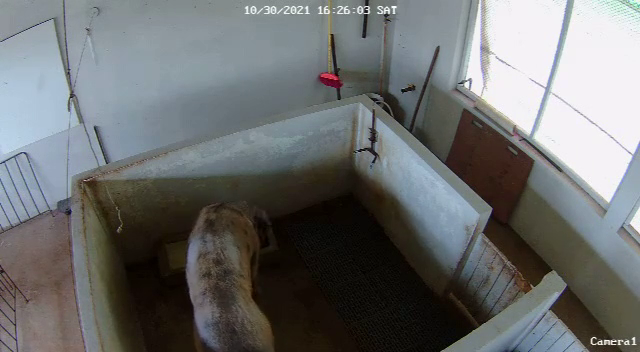
#> input picture frame 67 of bebeu-short.mp4, 640 x 352 px
$ python observar_bebedouro.py
#> lines starting #> are read from the running program, lines starting #| are printed output that depends on the picture; after the words box and inside, x2 and y2 are one past the last pixel; in counts of white or black regions, pixels touching at a corner belong together
import cv2 as cv
import numpy as np

FPS = 20

cap = cv.VideoCapture('./bebeu-short.mp4')
ret, initial_frame = cap.read()
#> initial_frame is the input picture: shape (352, 640, 3); mean B, G, R 110.9, 110.9, 108.9

background = cv.imread('./background.jpg')
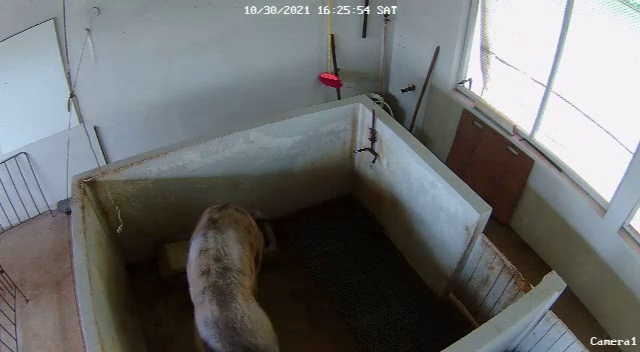
#> input picture background.jpg, 640 x 352 px
#> background is the input picture: shape (352, 640, 3); mean B, G, R 110.9, 110.9, 109
roi = background[145:180, 347:380]
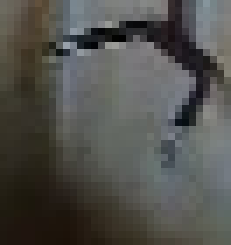
#> roi: shape (35, 33, 3) (shown 7 times larger); mean B, G, R 76.8, 80.8, 81.1
cv.imshow('teste', roi)
cont_frames = 0
cont_segundos = 0

# controle de visita
visita_iniciada = False
cont_visita = 0


while True:
    ret, frame = cap.read()

    if ret is True:
        cropped_frame = frame[145:180, 347:380]
        cont_frames += 1
        if cont_frames == FPS:
            cont_segundos += 1
            cont_frames = 0

        diff = cv.absdiff(cropped_frame, roi)
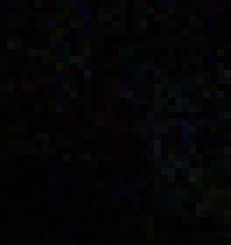
#> diff: shape (35, 33, 3) (shown 7 times larger); mean B, G, R 5, 3.9, 3.8
        gray = cv.cvtColor(diff, cv.COLOR_BGR2GRAY)
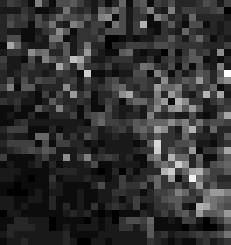
#> gray: shape (35, 33) (shown 7 times larger); min 0, max 20, mean 3.99; drawn with min black and max white
        blur = cv.GaussianBlur(gray, (7, 7), 0)
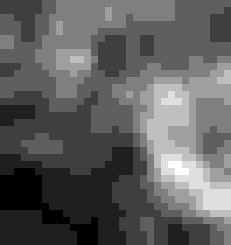
#> blur: shape (35, 33) (shown 7 times larger); min 1, max 9, mean 4; drawn with min black and max white
        _, thresh = cv.threshold(blur, 20, 255, cv.THRESH_BINARY)
#> thresh: shape (35, 33); every value is 0
        dilated = cv.dilate(thresh, None, iterations=3)
        contours, _ = cv.findContours(
            dilated, cv.RETR_TREE, cv.CHAIN_APPROX_SIMPLE
        )
#> contours = []

        for contour in contours:
            if cv.contourArea(contour) < 700:
                continue

            # contar tempo
            if cont_frames == 0:
                cont_visita += 1

            # desenhar retângulo
            (x, y, w, h) = cv.boundingRect(contour)
            color = (0, 255, 0) if cont_frames == 0 else (255, 0, 0)
            cv.rectangle(frame, (385, 170), (345, 130), color, 2)
#> this loop made 0 passes
#> after the loop, cont_visita = 0

        cv.imshow('suino', frame)

        if cv.waitKey(49) == 27:
#> (key Esc is pressed here)
            break
    else:
        break

print(str(cont_visita) + 'segundos')
#| 0segundos
cv.destroyAllWindows
cap.release()
